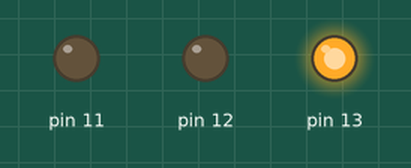
A sketch run on a simulated Arduino Uno, built with avr-gcc and run on an emulated ATmega328P. Parts: output pins drawn as LEDs (lit = HIGH).

Above: at 0.1 s.
At 2.48 s:
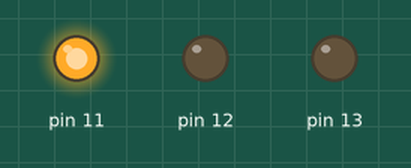
At 3.24 s:
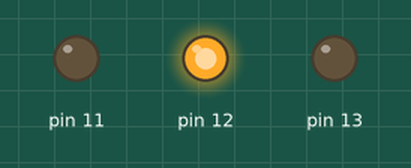
Timing chart, 0 to 40.0 s (numbered marks = the images above):
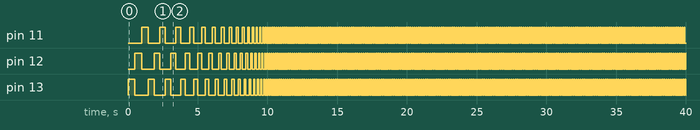

Measured:
- by itself, pin 11: LOW → HIGH at 0.98 s, → LOW 0.46 s later, → HIGH 0.85 s later, → LOW 0.40 s later, … (432 changes in this stretch)
- by itself, pin 12: LOW → HIGH at 0.50 s, → LOW 0.48 s later, → HIGH 0.89 s later, → LOW 0.42 s later, … (433 changes in this stretch)
- by itself, pin 13: LOW → HIGH at 0.00 s, → LOW 0.50 s later, → HIGH 0.94 s later, → LOW 0.44 s later, … (434 changes in this stretch)

The sketch:

Ej02_02.ino
```cpp
#include <LiquidCrystal.h>

const int leds[] = {13, 12, 11};
const int tiempoDeAceleracion = 10000; // en diez segundos llega a su velocidad maxima
const int tiempoOnInicial = 500;
const int tiempoOnFinal = 50; // tiempo que se mantendra encendido cada led a la maxima velocidad
int tiempo = 0;
int tiempoOn = 0;
boolean acelera = true;


void setup(){
    for (int elemento: leds) {
        pinMode(elemento, OUTPUT);
    }
}

void loop(){
    for(int led: leds) {
        tiempoOn = calcularTiempo();
        encenderLed(led,tiempoOn);
    }

    if (tiempo > tiempoDeAceleracion ) {
        acelera = false;
    }
}

int calcularTiempo() {
    tiempo = millis();
    if (acelera) {
        int sol = map(tiempo, 0 , tiempoDeAceleracion, tiempoOnInicial, tiempoOnFinal);
        return sol;
    }
    else {
        return tiempoOnFinal;
    }

}

void encenderLed(int puerto, int tiempo) {
    digitalWrite(puerto, HIGH);
    delay(tiempo);
    digitalWrite(puerto, LOW);
}
```
